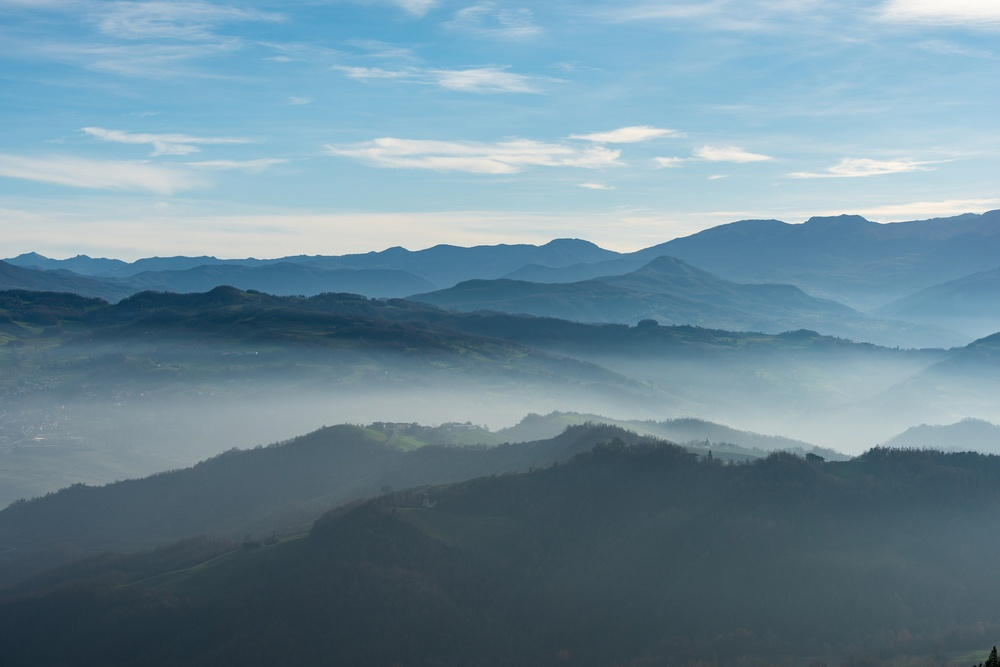
#> input picture Python2/53_Histogram_equalization/img1.jpeg, 1000 x 667 px, shrunk from 1918 x 1280 before the run, found by its file name
$ python test1.py
#> lines starting #> are read from the running program, lines starting #| are printed output that depends on the picture
# 直方图均衡化
# 用于增强图像对比度

import matplotlib.pyplot as plt
import cv2

path = r'E:\All_Code\Python_Notepad++\53_Histogram equalization\img1.jpeg'
# 读入图像
img = cv2.imread(path)
#> img is the input picture: shape (667, 1000, 3); mean B, G, R 152.3, 137.5, 108.9
# 估计噪声，观察直方图
plt.hist(img.ravel(), bins=256)
plt.title('origin')
plt.show()  # 原始直方图
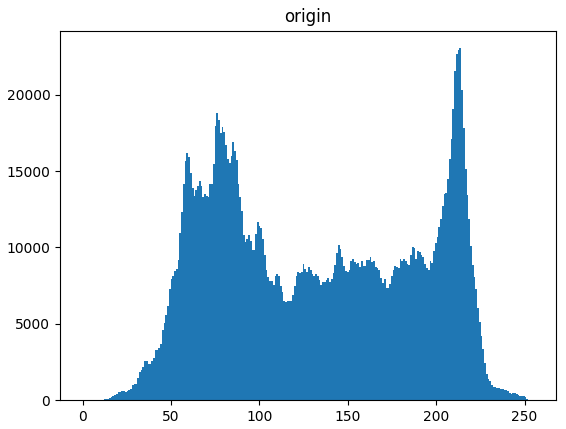
#> figure drawn by matplotlib, 1 panel; tallest bar 23038 high, from x = 213.2 to 214.2
plt.title('origin')
plt.imshow(img)
plt.show()  # 原始灰度图
'''
img = cv2.cvtColor(img, cv2.COLOR_BGR2GRAY)
img = cv2.equalizeHist(img)
plt.hist(img.ravel(), bins=256)
plt.title('systemEqualize')
plt.show()  # 均衡化直方图
img = cv2.cvtColor(img, cv2.COLOR_BGR2RGB)
plt.imshow(img)
plt.title('systemEqualize')
plt.show()  # 均衡化灰度图
'''
